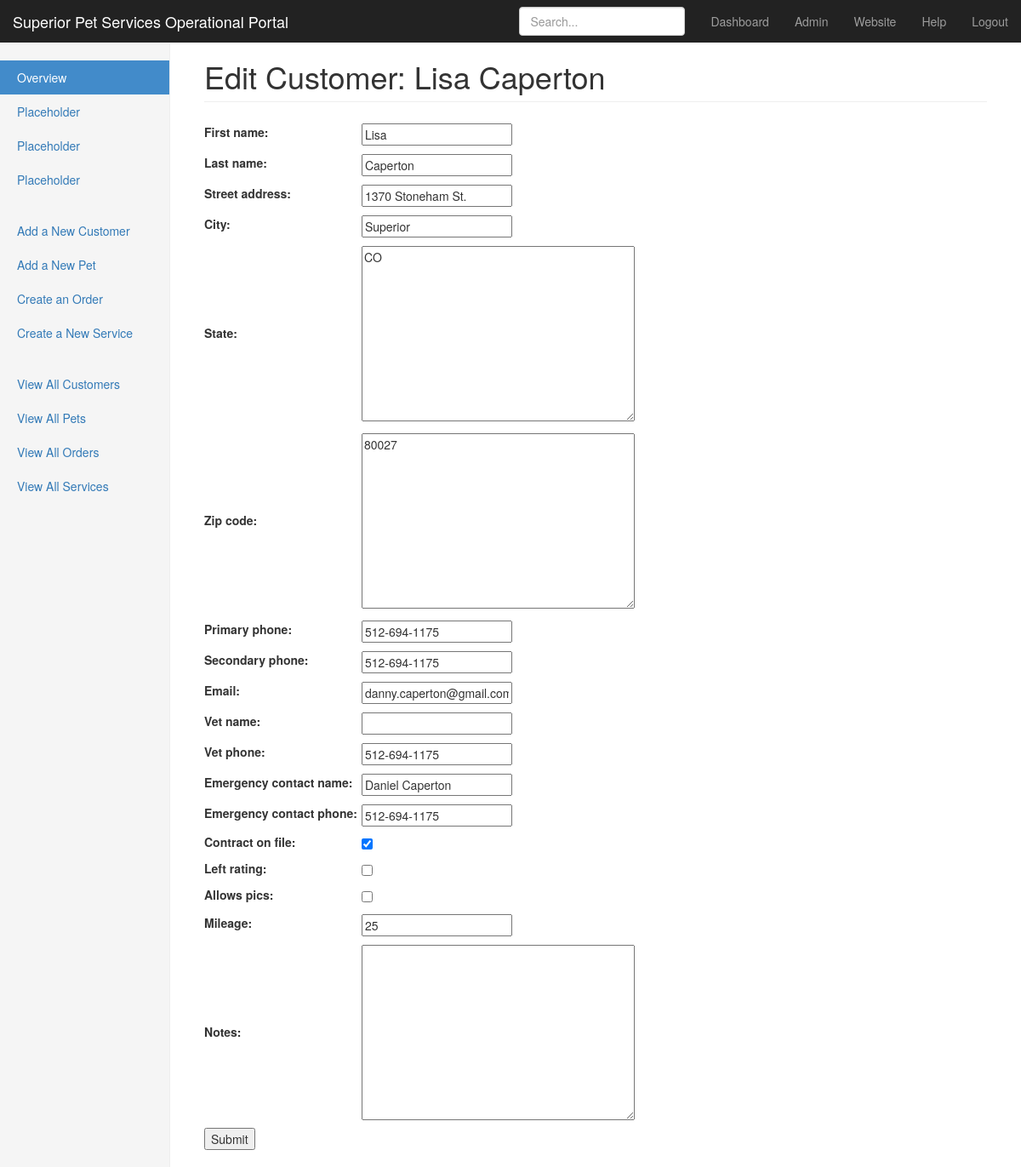
The app's page /pet_sitting/customer/edit/2/ (signed in), older data.
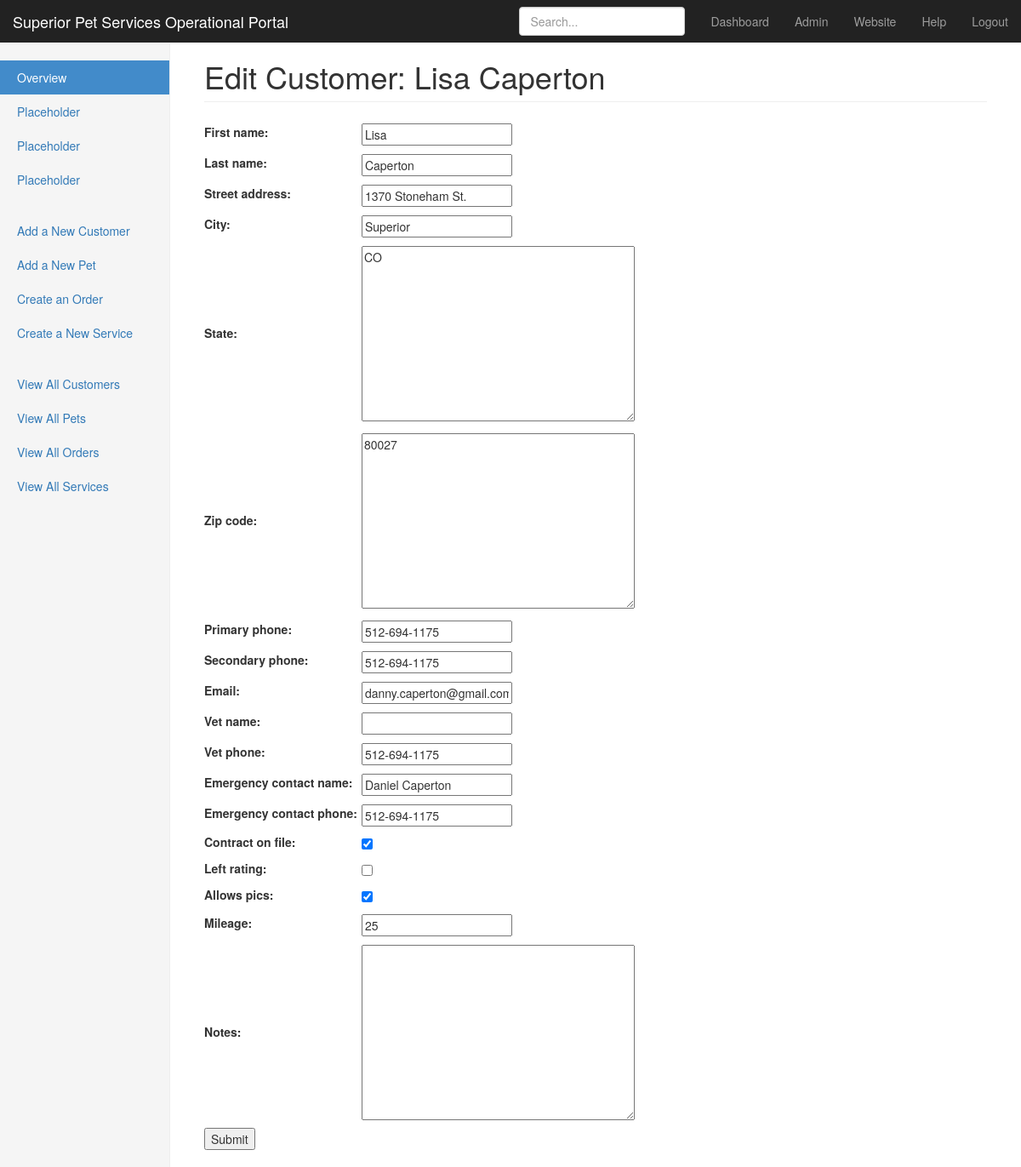
The same page, newer data.
### pet_sitting/models.py (models this page shows, shortened)
class Customer(models.Model):
    signup_date = models.DateTimeField(auto_now_add=True)
    first_name = models.CharField(max_length=200)
    last_name = models.CharField(max_length=200)
    street_address = models.CharField(max_length=200)
    city = models.CharField(max_length=200)
    state = USStateField()
    zip_code = USZipCodeField()
    primary_phone = PhoneNumberField(blank=True, null=True)
    secondary_phone = PhoneNumberField(blank=True, null=True)
    email = models.EmailField(blank=True, null=True)
    vet_name = models.CharField(max_length=200, blank=True, null=True)
    vet_phone = PhoneNumberField(blank=True, null=True)
    emergency_contact_name = models.CharField(max_length=200, blank=True, null=True)
    emergency_contact_phone = PhoneNumberField(blank=True, null=True)
    contract_on_file = models.BooleanField()
    left_rating = models.BooleanField()
    allows_pics = models.BooleanField()
    mileage = models.IntegerField()
    notes = models.TextField(blank=True, null=True)
    @property
    def full_name(self):
        return '{} {}'.format(self.first_name, self.last_name)

### pet_sitting/views.py (the view)
# urls.py: url(r'^customer/edit/(?P<customer_id>\d+)/$', add_customer),
@login_required(login_url='/login/')
def add_customer(request, customer_id=None):
    heading = 'Add a New Customer'
    if request.method == 'POST': # POST code
        if customer_id != None: # POST with an ID: POST EDIT CHANGES
            customer_obj = Customer.objects.get(id=customer_id)
            customer_form = CustomerForm(request.POST, instance=customer_obj)
        else: # POST for the first time: ADD VIEW
            customer_form = CustomerForm(request.POST)
        if customer_form.is_valid(): # validate the POST and save the data
            customer_form.save()
            return HttpResponseRedirect('/pet_sitting/customer/all/')
    elif customer_id == None: # GET first time code
        customer_form = CustomerForm()
    else: # GET entry that already exists: EDIT VIEW
        customer_obj = Customer.objects.get(id=customer_id)
        customer_form = CustomerForm(instance=customer_obj)
        heading = 'Edit Customer: ' + customer_obj.full_name
    context = {'add_form': customer_form, 'heading' : heading}
    return render(request, 'add_form.html', context)

### pet_sitting/forms.py
class CustomerForm(forms.ModelForm):
    class Meta:
        model = Customer
        fields = '__all__'

### pet_sitting/templates/add_form.html (shortened to what this page needs)
{% extends "menu_sidebar.html" %}
{% block page_heading %}<h1 class="page-header">{{ heading }}</h1>{% endblock %}
{% block page %}
    <form method="post">
        <table>
            {{ add_form }}
        </table>
        <input type="submit" value="Submit" />
    </form>
{% endblock %}

Row changes from the older to the newer data that the page shows:
changed Customer "Lisa": allows_pics "☐" → "☑"
